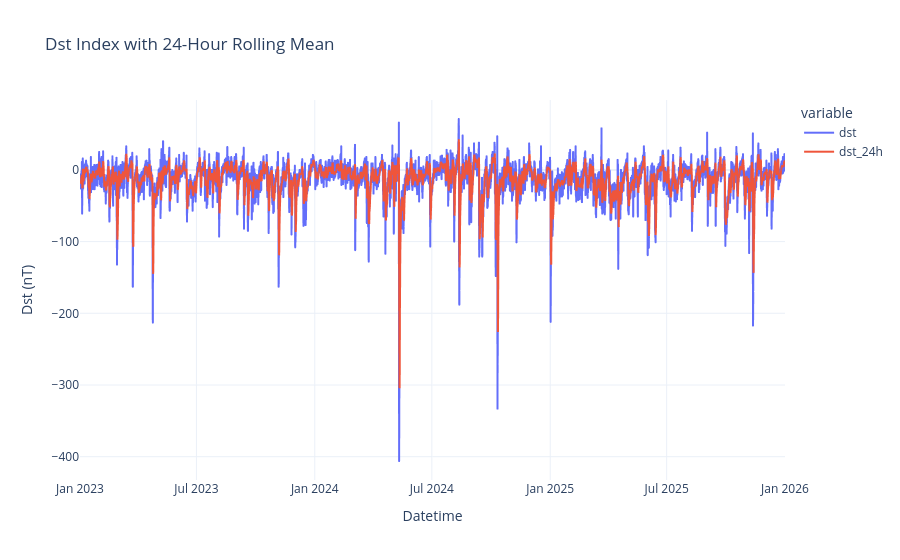

Notebook source saved alongside this figure:
### Code cell
dst_df["dst_24h"] = (
    dst_df["dst"]
    .rolling(24)
    .mean()
)

fig = px.line(
    dst_df,
    x=dst_df.index,
    y=["dst", "dst_24h"],
    title="Dst Index with 24-Hour Rolling Mean"
)

fig.update_layout(
    xaxis_title="Datetime",
    yaxis_title="Dst (nT)",
    template="plotly_white"
)

fig.show()

### Figure 1 — Plotly figure (JSON) as saved in the notebook; plotly's stock layout.template omitted (floating-point values rounded to 4 significant figures; data arrays with more than 128 entries replaced by an {"elided": "..."} marker saying what was removed)
{"data": [{"hovertemplate": "variable=dst<br>datetime=%{x}<br>value=%{y}<extra></extra>", "legendgroup": "dst", "line": {"color": "#636efa", "dash": "solid"}, "marker": {"symbol": "circle"}, "mode": "lines", "name": "dst", "showlegend": true, "type": "scattergl", "x": {"elided": "26304 str values"}, "xaxis": "x", "y": {"elided": "26304 float values"}, "yaxis": "y"}, {"hovertemplate": "variable=dst_24h<br>datetime=%{x}<br>value=%{y}<extra></extra>", "legendgroup": "dst_24h", "line": {"color": "#EF553B", "dash": "solid"}, "marker": {"symbol": "circle"}, "mode": "lines", "name": "dst_24h", "showlegend": true, "type": "scattergl", "x": {"elided": "26304 str values"}, "xaxis": "x", "y": {"elided": "26304 float values"}, "yaxis": "y"}], "layout": {"legend": {"title": {"text": "variable"}, "tracegroupgap": 0}, "title": {"text": "Dst Index with 24-Hour Rolling Mean"}, "xaxis": {"anchor": "y", "domain": [0, 1], "title": {"text": "Datetime"}}, "yaxis": {"anchor": "x", "domain": [0, 1], "title": {"text": "Dst (nT)"}}}}
